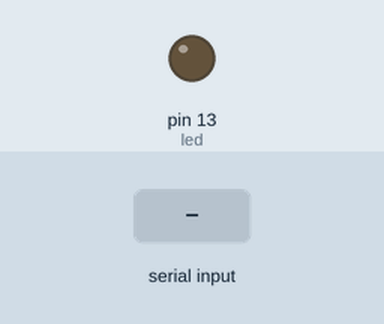
This sketch was run on a simulated Arduino Uno, built with avr-gcc and run on an emulated ATmega328P. Parts: output pins drawn as LEDs (lit = HIGH). The inputs (shaded band) are chosen by the test bench.

Above: at 1.2 s.
1.3 s: "1" received over Serial
At 2.4 s:
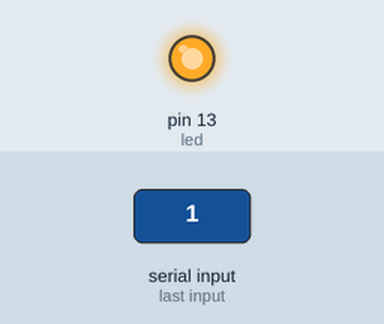
2.8 s: "0" received over Serial
At 3.5 s:
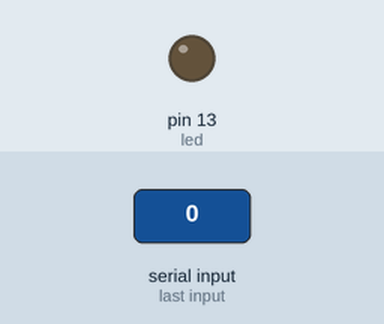
Timing chart, 0 to 5.8 s (numbered marks = the images above; inputs shaded):
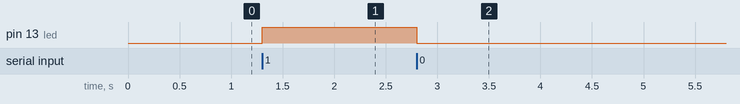

Measured:
- after the input at 1.3 s, pin 13 (led): LOW → HIGH at once
- after the input at 2.8 s, pin 13 (led): HIGH → LOW at once

The sketch:

serial.ino
```cpp
int led = 13;//Connect LED to pin 13 and ground.
int inp;//Input, either directly from serial monitor from user or from Python Serial library.

void setup()
{
Serial.begin(9600);
pinMode(led,OUTPUT);
}

void loop()
{
if(Serial.available()>0)
   {inp = Serial.read();

      if(inp == '1')// set 1 as high command to turn LED on.
       { digitalWrite(led,HIGH);
        }
      if(inp == '0')//set 0 as low command to turn LED off.
        { digitalWrite(led,LOW);
          }

    }
}
```
